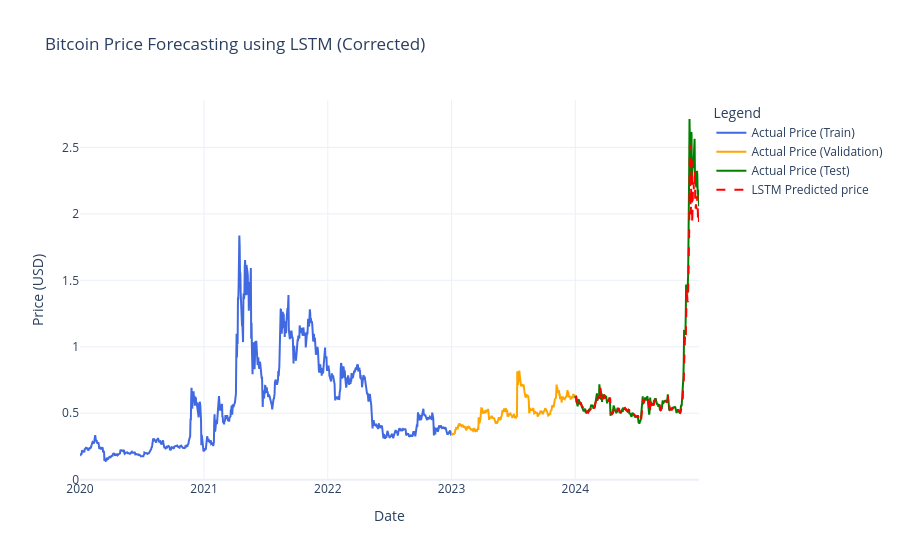

The notebook cell this image was saved under:
### Markdown cell above
## 10. Prepare Data for Plotting and Visualize Results

### Code cell
# Get original data indices corresponding to train/val/test periods
train_dates = df_XRP.index[:training_data_len]
val_dates = df_XRP.index[training_data_len:val_idx_end]
test_dates = df_XRP.index[val_idx_end:]

# Ensure prediction length matches test dates length
if len(predictions_unscaled) != len(test_dates):
    print(f"Warning: Length mismatch between predictions ({len(predictions_unscaled)}) and test dates ({len(test_dates)}). Adjusting plot data.")
    # Attempt to align - this assumes prediction starts on the first test date
    min_len = min(len(predictions_unscaled), len(test_dates))
    plot_test_dates = test_dates[:min_len]
    plot_predictions = predictions_unscaled[:min_len]
    plot_y_test_unscaled = y_test_unscaled[:min_len]
else:
    plot_test_dates = test_dates
    plot_predictions = predictions_unscaled
    plot_y_test_unscaled = y_test_unscaled


# Create DataFrames for plotting
train_plot_df = pd.DataFrame({'Date': train_dates, 'Close': df_XRP['Close'][:training_data_len]})
val_plot_df = pd.DataFrame({'Date': val_dates, 'Close': df_XRP['Close'][training_data_len:val_idx_end]})
test_plot_df = pd.DataFrame({'Date': plot_test_dates, 'Close': plot_y_test_unscaled.flatten(), 'Predictions': plot_predictions.flatten()})


# Plot the results using Plotly
fig = go.Figure()
fig.add_trace(go.Scatter(x=train_plot_df.Date, y=train_plot_df.Close, mode='lines', name='Actual Price (Train)', line=dict(color='royalblue')))
fig.add_trace(go.Scatter(x=val_plot_df.Date, y=val_plot_df.Close, mode='lines', name='Actual Price (Validation)', line=dict(color='orange')))
fig.add_trace(go.Scatter(x=test_plot_df.Date, y=test_plot_df.Close, mode='lines', name='Actual Price (Test)', line=dict(color='green')))
fig.add_trace(go.Scatter(x=test_plot_df.Date, y=test_plot_df.Predictions, mode='lines', name='LSTM Predicted price', line=dict(color='red', dash='dash')))

fig.update_layout(
    title="Bitcoin Price Forecasting using LSTM (Corrected)",
    xaxis_title="Date",
    yaxis_title="Price (USD)",
    legend_title="Legend",
    template="plotly_white"
)
fig.show()

### Figure 1 — Plotly figure (JSON) as saved in the notebook; plotly's stock layout.template omitted (floating-point values rounded to 4 significant figures; data arrays with more than 128 entries replaced by an {"elided": "..."} marker saying what was removed)
{"data": [{"line": {"color": "royalblue"}, "mode": "lines", "name": "Actual Price (Train)", "type": "scatter", "x": {"elided": "1096 str values"}, "y": {"elided": "1096 float values"}}, {"line": {"color": "orange"}, "mode": "lines", "name": "Actual Price (Validation)", "type": "scatter", "x": {"elided": "365 str values"}, "y": {"elided": "365 float values"}}, {"line": {"color": "green"}, "mode": "lines", "name": "Actual Price (Test)", "type": "scatter", "x": {"elided": "366 str values"}, "y": {"elided": "366 float values"}}, {"line": {"color": "red", "dash": "dash"}, "mode": "lines", "name": "LSTM Predicted price", "type": "scatter", "x": {"elided": "366 str values"}, "y": {"elided": "366 float values"}}], "layout": {"legend": {"title": {"text": "Legend"}}, "title": {"text": "Bitcoin Price Forecasting using LSTM (Corrected)"}, "xaxis": {"title": {"text": "Date"}}, "yaxis": {"title": {"text": "Price (USD)"}}}}
